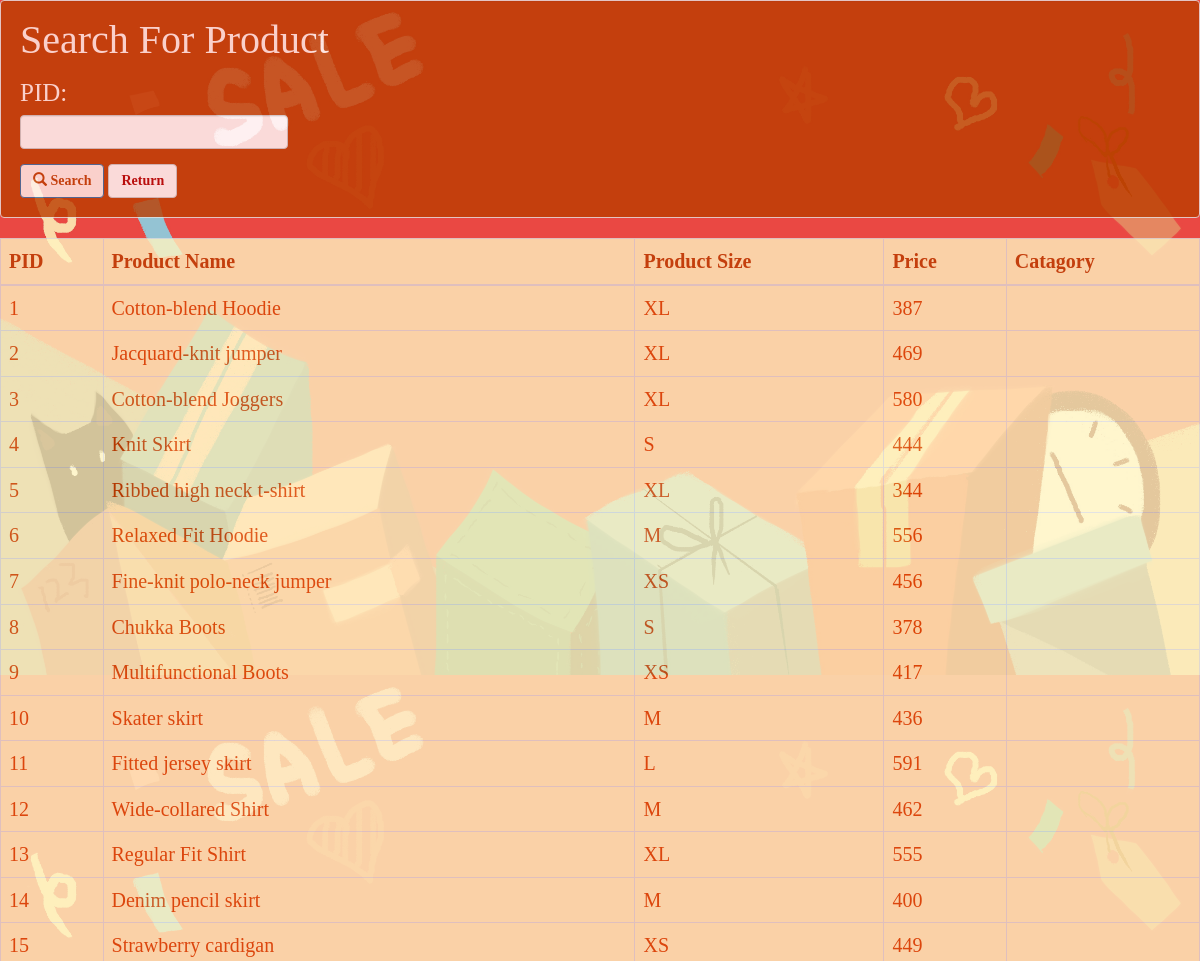
Page /searchProduct/ (upper part) on the earlier database version.
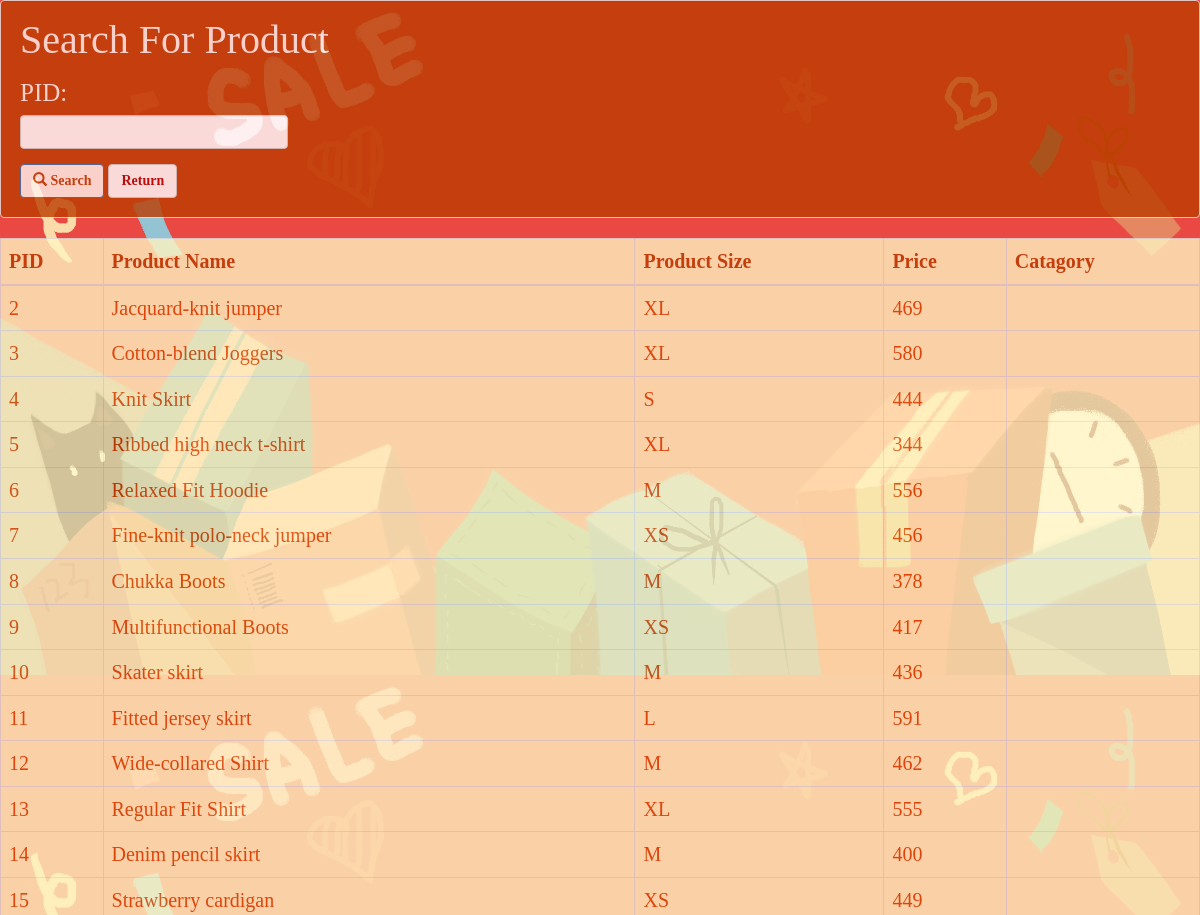
Same page on the later database version.
### catalog/models.py (models this page shows, shortened)
class Product(models.Model):
    PRODUCT_SIZES = (
        ('XS', 'Extra Small'),
        ('S', 'Small'),
        ('M', 'Medium'),
        ('L', 'Large'),
        ('XL', 'Extra Large'),
    )
    PID = models.CharField(primary_key=True, max_length=10)
    PName = models.CharField(max_length=50)
    product_size = models.CharField(max_length=50, choices=PRODUCT_SIZES)
    price = models.IntegerField()
    category = models.CharField(max_length=100)

### catalog/views.py (the view)
# urls.py: url(r'^searchProduct/$', searchProduct),
def searchProduct(request):
    product = Product.objects.all()
    productFilter = ProductFilter(request.GET, queryset=product)
    return render(request, 'searchProduct.html', {'filter': productFilter})

### templates/searchProduct.html (shortened to what this page needs)
<!DOCTYPE html>
{% load static %}
<html lang="en">
<head>
    <link rel="stylesheet" href="https://maxcdn.bootstrapcdn.com/bootstrap/3.4.1/css/bootstrap.min.css">
    <link rel="stylesheet" href="{% static 'css/search.css' %}">
</head>
<body>
    {% load widget_tweaks %}
    {% block content %}
    <form method="get">
        <div class="well" style="background-color:#BB3D00;">
            <h4 style="margin-top: 0; margin-bottom: 20px; color:#FFF3EE; font-size:40px;">Search For Product</h4>
            <div class="row">
                <div class="form-group col-sm-4 col-md-3" style="color:#FFF3EE; font-size:25px;">
                    <div style="margin-bottom: 10px;">
                        {{ filter.form.PID.label_tag}}
                    </div>
                    {% render_field filter.form.PID class="form-control" %}
                </div>
            </div>
            <button type="submit" class="btn btn-primary" style="background-color:#FFF3EE;color:#BB3D00;font-weight:bold;">
                <span class="glyphicon glyphicon-search"></span> Search
            </button>
            <input type="button" class="btn btn-default" value="Return" style="color:#AE0000; font-weight: bold;" onclick="javascript:location.href='http://127.0.0.1:8000/employee'">
        </div>
    </form>
    <table class="table table-bordered" style="background-color:#FFF4C1;opacity = 0.8;font-size:20px;">
        <thead>
        <tr style="color:#BB3D00;font-weight:bold;">
            <th>PID</th>
            <th>Product Name</th>
            <th>Product Size</th>
            <th>Price</th>
            <th>Catagory</th>
        </tr>
        </thead>
        <tbody>
        {% for product in filter.qs %}
            <tr style="color:#D94600;">
                <td>{{ product.PID }}</td>
                <td>{{ product.PName }}</td>
                <td>{{ product.product_size }}</td>
                <td>{{ product.price }}</td>
                <td>{{ product.catagory }}</td>
            </tr>
        {% endfor %}
        </tbody>
    </table>
    {% endblock %}
</body>
</html>

Differences in the rows shown:
removed Product: PID "1", PName "Cotton-blend Hoodie", product_size "XL", price "387"
changed Product "Chukka Boots": product_size "S" → "M"
